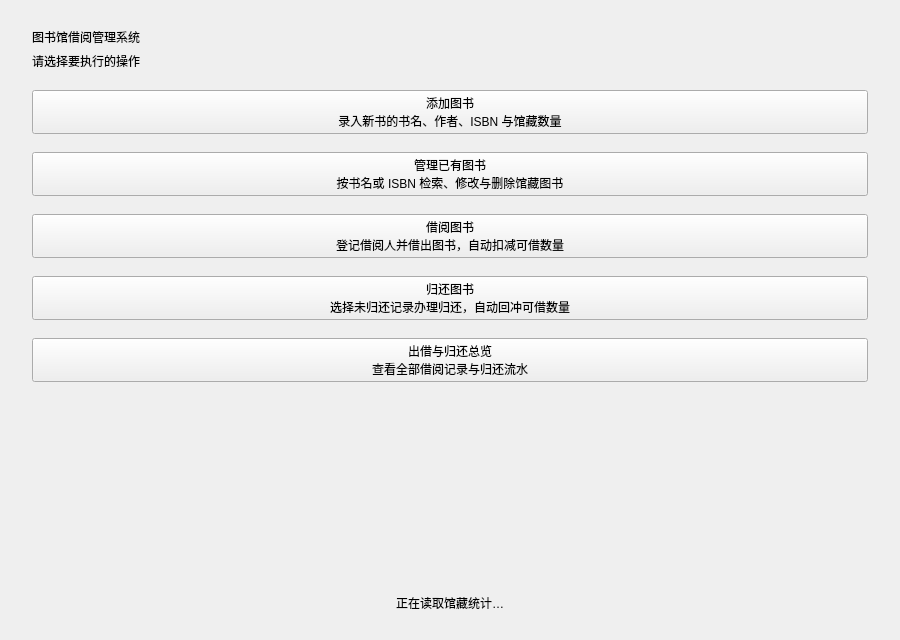
<?xml version="1.0" encoding="UTF-8"?>
<ui version="4.0">
 <class>HomePage</class>
 <widget class="QWidget" name="HomePage">
  <property name="geometry">
   <rect>
    <x>0</x>
    <y>0</y>
    <width>900</width>
    <height>640</height>
   </rect>
  </property>
  <layout class="QVBoxLayout" name="mainLayout">
   <property name="spacing">
    <number>18</number>
   </property>
   <property name="leftMargin">
    <number>32</number>
   </property>
   <property name="topMargin">
    <number>28</number>
   </property>
   <property name="rightMargin">
    <number>32</number>
   </property>
   <property name="bottomMargin">
    <number>28</number>
   </property>
   <item>
    <layout class="QVBoxLayout" name="headerLayout">
     <property name="spacing">
      <number>6</number>
     </property>
     <item>
      <widget class="QLabel" name="titleLabel">
       <property name="text">
        <string>图书馆借阅管理系统</string>
       </property>
      </widget>
     </item>
     <item>
      <widget class="QLabel" name="subtitleLabel">
       <property name="text">
        <string>请选择要执行的操作</string>
       </property>
      </widget>
     </item>
    </layout>
   </item>
   <item>
    <spacer name="headerSpacer">
     <property name="orientation">
      <enum>Qt::Orientation::Vertical</enum>
     </property>
     <property name="sizeType">
      <enum>QSizePolicy::Policy::Fixed</enum>
     </property>
     <property name="sizeHint" stdset="0">
      <size>
       <width>20</width>
       <height>2</height>
      </size>
     </property>
    </spacer>
   </item>
   <item>
    <widget class="QPushButton" name="addBookButton">
     <property name="cursor">
      <cursorShape>PointingHandCursor</cursorShape>
     </property>
     <property name="text">
      <string>添加图书
录入新书的书名、作者、ISBN 与馆藏数量</string>
     </property>
    </widget>
   </item>
   <item>
    <widget class="QPushButton" name="manageBooksButton">
     <property name="cursor">
      <cursorShape>PointingHandCursor</cursorShape>
     </property>
     <property name="text">
      <string>管理已有图书
按书名或 ISBN 检索、修改与删除馆藏图书</string>
     </property>
    </widget>
   </item>
   <item>
    <widget class="QPushButton" name="lendBookButton">
     <property name="cursor">
      <cursorShape>PointingHandCursor</cursorShape>
     </property>
     <property name="text">
      <string>借阅图书
登记借阅人并借出图书，自动扣减可借数量</string>
     </property>
    </widget>
   </item>
   <item>
    <widget class="QPushButton" name="returnBookButton">
     <property name="cursor">
      <cursorShape>PointingHandCursor</cursorShape>
     </property>
     <property name="text">
      <string>归还图书
选择未归还记录办理归还，自动回冲可借数量</string>
     </property>
    </widget>
   </item>
   <item>
    <widget class="QPushButton" name="overviewButton">
     <property name="cursor">
      <cursorShape>PointingHandCursor</cursorShape>
     </property>
     <property name="text">
      <string>出借与归还总览
查看全部借阅记录与归还流水</string>
     </property>
    </widget>
   </item>
   <item>
    <spacer name="verticalSpacer">
     <property name="orientation">
      <enum>Qt::Orientation::Vertical</enum>
     </property>
     <property name="sizeHint" stdset="0">
      <size>
       <width>20</width>
       <height>10</height>
      </size>
     </property>
    </spacer>
   </item>
   <item>
    <widget class="QLabel" name="statisticsLabel">
     <property name="text">
      <string>正在读取馆藏统计…</string>
     </property>
     <property name="alignment">
      <set>Qt::AlignmentFlag::AlignCenter</set>
     </property>
    </widget>
   </item>
  </layout>
 </widget>
 <resources/>
 <connections/>
</ui>
